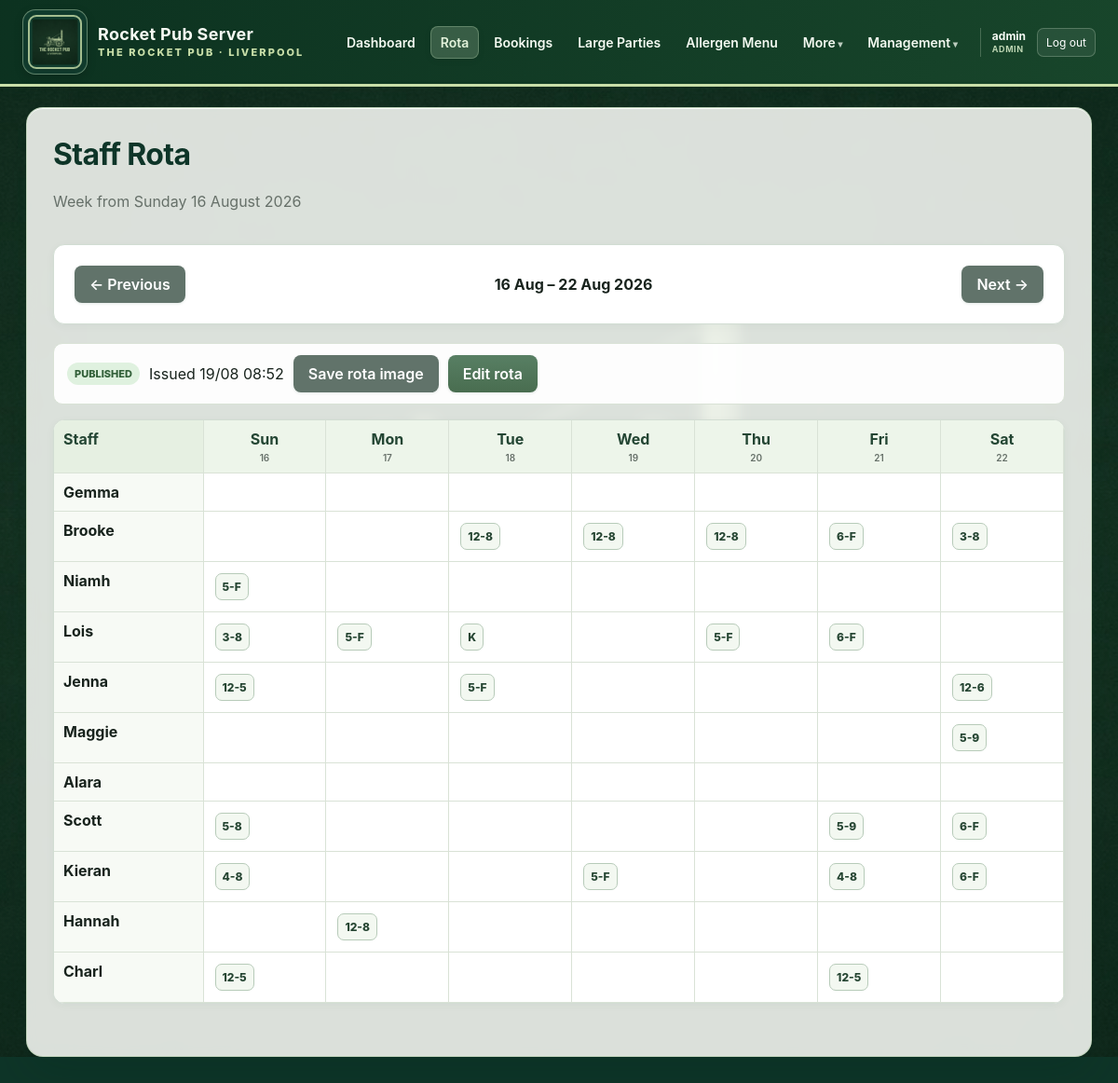
/rota (signed in), run on the app's committed database.
### app/models.py (models this page shows, shortened)
class AppUser(db.Model):
    id = db.Column(db.Integer, primary_key=True)
    username = db.Column(
        db.String(80),
        nullable=False,
        unique=True,
        index=True,
    )
    password_hash = db.Column(db.String(255), nullable=False)
    role = db.Column(
        db.String(20),
        nullable=False,
        default="staff",
        index=True,
    )
    must_change_password = db.Column(
        db.Boolean,
        nullable=False,
        default=True,
    )
    email = db.Column(db.String(255), unique=True, index=True)
    pending_email = db.Column(db.String(255))
    email_verified = db.Column(db.Boolean, nullable=False, default=False)
    email_verification_code_hash = db.Column(db.String(255))
    email_verification_expires_at = db.Column(db.DateTime)
    password_reset_code_hash = db.Column(db.String(255))
    password_reset_expires_at = db.Column(db.DateTime)
    active = db.Column(db.Boolean, nullable=False, default=True)
    created_at = db.Column(db.DateTime, default=datetime.utcnow)
    last_login_at = db.Column(db.DateTime)
    @property
    def is_manager(self):
        return self.role in {"manager", "admin"}

class RotaWeek(db.Model):
    id = db.Column(db.Integer, primary_key=True)
    week_start = db.Column(db.Date, nullable=False, unique=True, index=True)
    status = db.Column(db.String(20), nullable=False, default="draft", index=True)
    notes = db.Column(db.String(500))
    created_by_user_id = db.Column(db.Integer, db.ForeignKey("app_user.id"))
    published_by_user_id = db.Column(db.Integer, db.ForeignKey("app_user.id"))
    created_at = db.Column(db.DateTime, default=datetime.utcnow)
    updated_at = db.Column(
        db.DateTime,
        default=datetime.utcnow,
        onupdate=datetime.utcnow,
    )
    published_at = db.Column(db.DateTime)
    created_by = db.relationship("AppUser", foreign_keys=[created_by_user_id])
    published_by = db.relationship("AppUser", foreign_keys=[published_by_user_id])
    shifts = db.relationship(
        "RotaShift",
        back_populates="rota_week",
        cascade="all, delete-orphan",
    )

class StaffProfile(db.Model):
    id = db.Column(db.Integer, primary_key=True)
    user_id = db.Column(
        db.Integer,
        db.ForeignKey("app_user.id"),
        unique=True,
        index=True,
    )
    display_name = db.Column(db.String(100), nullable=False, unique=True, index=True)
    work_role = db.Column(
        db.String(30),
        nullable=False,
        default="front_of_house",
        index=True,
    )
    employment_type = db.Column(
        db.String(20),
        nullable=False,
        default="regular",
    )
    target_hours = db.Column(db.Float, nullable=False, default=0)
    max_hours = db.Column(db.Float, nullable=False, default=40)
    rota_notes = db.Column(db.String(300))
    sort_order = db.Column(db.Integer, nullable=False, default=100)
    preferred_shifts = db.Column(db.String(250))
    active = db.Column(db.Boolean, nullable=False, default=True)
    created_at = db.Column(db.DateTime, default=datetime.utcnow)
    user = db.relationship("AppUser")
    availability_rules = db.relationship(
        "StaffAvailabilityRule",
        back_populates="staff",
        cascade="all, delete-orphan",
    )
    diary_entries = db.relationship(
        "StaffDiaryEntry",
        back_populates="staff",
        cascade="all, delete-orphan",
    )
    shifts = db.relationship(
        "RotaShift",
        back_populates="staff",
        cascade="all, delete-orphan",
    )

class RotaShift(db.Model):
    id = db.Column(db.Integer, primary_key=True)
    rota_week_id = db.Column(
        db.Integer,
        db.ForeignKey("rota_week.id"),
        nullable=False,
        index=True,
    )
    staff_id = db.Column(
        db.Integer,
        db.ForeignKey("staff_profile.id"),
        nullable=False,
        index=True,
    )
    shift_date = db.Column(db.Date, nullable=False, index=True)
    start_time = db.Column(db.Time, nullable=False)
    end_time = db.Column(db.Time)
    end_is_finish = db.Column(db.Boolean, nullable=False, default=False)
    shift_role = db.Column(
        db.String(30),
        nullable=False,
        default="front_of_house",
    )
    note = db.Column(db.String(250))
    auto_suggested = db.Column(db.Boolean, nullable=False, default=False)
    created_at = db.Column(db.DateTime, default=datetime.utcnow)
    rota_week = db.relationship("RotaWeek", back_populates="shifts")
    staff = db.relationship("StaffProfile", back_populates="shifts")

### app/routes.py (the view, shortened to what this page needs)
@main.route("/rota")
def rota_home():
    selected_text = request.args.get("week")
    if selected_text:
        try:
            selected = datetime.strptime(selected_text, "%Y-%m-%d").date()
        except ValueError:
            selected = date.today()
    else:
        selected = date.today()
    week_start = sunday_for_date(selected)
    week = db.session.scalar(
        db.select(RotaWeek).where(
            RotaWeek.week_start == week_start
        )
    )
    if week and week.status == "draft" and not current_user().is_manager:
        week = None
    previous_start = week_start - timedelta(days=7)
    next_start = week_start + timedelta(days=7)
    my_profile = current_staff_profile()
    my_shifts = []
    profiles = days = shift_map = None
    if week:
        profiles, days, shift_map = rota_context(week)
    swaps = []
    return render_template(
        "rota.html",
        week=week,
        week_start=week_start,
        previous_start=previous_start,
        next_start=next_start,
        profiles=profiles or [],
        days=days or [week_start + timedelta(days=i) for i in range(7)],
        shift_map=shift_map or {},
        my_profile=my_profile,
        my_shifts=my_shifts,
        swaps=swaps,
        shift_label=shift_label,
    )

### app/routes.py (called while the page is built)
def current_user():
    return getattr(g, "current_user", None)

@main.app_context_processor
def inject_current_user():
    return {
        "current_user": current_user(),
    }

def sunday_for_date(value):
    days_since_sunday = (value.weekday() + 1) % 7
    return value - timedelta(days=days_since_sunday)

def current_staff_profile():
    user = current_user()
    if not user:
        return None
    profile = db.session.scalar(
        db.select(StaffProfile).where(
            StaffProfile.user_id == user.id
        )
    )
    if profile:
        return profile
    profile = db.session.scalar(
        db.select(StaffProfile).where(
            db.func.lower(StaffProfile.display_name)
            == user.username.lower()
        )
    )
    if profile and profile.user_id is None:
        profile.user_id = user.id
        db.session.commit()
    return profile

def time_label(value):
    if value is None:
        return ""
    hour = value.hour
    minute = value.minute
    suffix = ""
    display_hour = hour
    if hour == 0:
        display_hour = 12
    elif hour > 12:
        display_hour = hour - 12
    return (
        str(display_hour)
        if minute == 0
        else f"{display_hour}:{minute:02d}"
    )

def shift_label(shift):
    if shift.note == "__ROTA_K__":
        return "K"
    end = "F" if shift.end_is_finish else time_label(shift.end_time)
    return f"{time_label(shift.start_time)}-{end}"

def rota_context(week):
    profiles = db.session.scalars(
        db.select(StaffProfile)
        .where(StaffProfile.active.is_(True))
        .order_by(StaffProfile.sort_order, StaffProfile.display_name)
    ).all()
    days = [week.week_start + timedelta(days=i) for i in range(7)]
    shift_map = {
        (profile.id, day): []
        for profile in profiles
        for day in days
    }
    for shift in week.shifts:
        if (shift.staff_id, shift.shift_date) in shift_map:
            shift_map[(shift.staff_id, shift.shift_date)].append(shift)
    return profiles, days, shift_map

### app/templates/rota.html (shortened to what this page needs)
{% extends "base.html" %}
{% block content %}
<div class="page-heading">
    <div>
        <h1>Staff Rota</h1>
        <p>Week from Sunday {{ week_start.strftime("%d %B %Y") }}</p>
    </div>
</div>
<div class="week-switcher card">
    <a class="button secondary"
       href="{{ url_for('main.rota_home', week=previous_start.isoformat()) }}">← Previous</a>
    <strong>{{ week_start.strftime("%d %b") }} – {{ days[-1].strftime("%d %b %Y") }}</strong>
    <a class="button secondary"
       href="{{ url_for('main.rota_home', week=next_start.isoformat()) }}">Next →</a>
</div>
{% if not week %}
    <div class="card empty-rota">
        <h2>No issued rota for this week</h2>
        {% if current_user.is_manager %}
            <p>Create it as a draft, build the shifts, then issue it when ready.</p>
            <form method="post" action="{{ url_for('main.rota_create') }}">
                <input type="hidden" name="week_start" value="{{ week_start.isoformat() }}">
                <button class="button" type="submit">Create draft rota</button>
            </form>
        {% else %}
            <p>The rota has not been issued yet.</p>
        {% endif %}
    </div>
{% else %}
    <div class="rota-status-strip">
        <span class="rota-status rota-status-{{ week.status }}">{{ week.status|title }}</span>
        {% if week.published_at %}
            <span>Issued {{ week.published_at.strftime("%d/%m %H:%M") }}</span>
        {% endif %}
        <a class="button secondary"
           href="{{ url_for('main.rota_image', rota_id=week.id) }}">
            Save rota image
        </a>
        {% if current_user.is_manager %}
            <a class="button" href="{{ url_for('main.rota_edit', rota_id=week.id) }}">
                Edit rota
            </a>
        {% endif %}
    </div>
    <div class="card rota-table-card">
        <div class="rota-scroll">
            <table class="rota-table">
                <thead>
                    <tr>
                        <th>Staff</th>
                        {% for day in days %}
                            <th>
                                {{ day.strftime("%a") }}
                                <small>{{ day.strftime("%d") }}</small>
                            </th>
                        {% endfor %}
                    </tr>
                </thead>
                <tbody>
                    {% for profile in profiles %}
                    <tr>
                        <th>
                            {{ profile.display_name }}
                        </th>
                        {% for day in days %}
                        <td>
                            {% for shift in shift_map.get((profile.id, day), []) %}
                                <span class="rota-shift-chip
                                    {% if shift.auto_suggested %}suggested{% endif %}">
                                    {{ shift_label(shift) }}
                                </span>
                            {% endfor %}
                        </td>
                        {% endfor %}
                    </tr>
                    {% endfor %}
                </tbody>
            </table>
        </div>
    </div>
{% endif %}
{% endblock %}

### app/templates/base.html (shortened to what this page needs)
<!doctype html>
<html lang="en">
<head>
    <link rel="stylesheet"
          href="{{ url_for('static', filename='css/style.css') }}">
</head>
<body>
<header class="topbar">
    <a class="brand"
       href="{{ url_for('main.dashboard') }}"
       aria-label="Rocket Pub Server dashboard">
        <span class="brand-logo-frame">
            <img src="{{ url_for('static', filename='images/rocket-pub-header-logo.png') }}"
                 alt="The Rocket Pub Liverpool logo">
        </span>
        <span class="brand-copy">
            <strong>Rocket Pub Server</strong>
            <small>The Rocket Pub · Liverpool</small>
        </span>
    </a>
    {% if current_user %}
    <nav class="main-nav">
        <a class="{% if request.endpoint == 'main.dashboard' %}active{% endif %}"
           href="{{ url_for('main.dashboard') }}">Dashboard</a>
        <a class="{% if request.endpoint and request.endpoint.startswith('main.rota') %}active{% endif %}"
           href="{{ url_for('main.rota_home') }}">Rota</a>
        <a class="{% if request.endpoint in ['main.bookings', 'main.new_booking', 'main.edit_booking'] %}active{% endif %}"
           href="{{ url_for('main.bookings') }}">Bookings</a>
        <a class="{% if request.endpoint in ['main.large_parties', 'main.new_large_party', 'main.edit_large_party'] %}active{% endif %}"
           href="{{ url_for('main.large_parties') }}">Large Parties</a>
        <a class="{% if request.endpoint in ['main.allergen_menu', 'main.allergen_new', 'main.allergen_edit'] %}active{% endif %}"
           href="{{ url_for('main.allergen_menu') }}">Allergen Menu</a>
        <details class="nav-menu" data-exclusive-nav>
            <summary>More</summary>
        </details>
        {% if current_user.is_manager %}
            <details class="nav-menu management-menu" data-exclusive-nav>
                <summary>Management</summary>
            </details>
        {% endif %}
        <div class="account-menu">
            <span>
                {{ current_user.username }}
                <small>{{ current_user.role|title }}</small>
            </span>
<form method="post" action="{{ url_for('main.logout') }}">
                <button type="submit" class="topbar-logout">Log out</button>
            </form>
        </div>
    </nav>
    {% endif %}
</header>
<main class="container">
    {% block content %}{% endblock %}
</main>
</body>
</html>

### data on the page
AppUser: username "admin", role "ADMIN"
RotaWeek: status "PUBLISHED", published_at "19/08 08:52"
StaffProfile: display_name "Gemma"
StaffProfile: display_name "Brooke"
RotaShift: note+end_is_finish+end_time "12-8"
RotaShift: note+end_is_finish+end_time "12-8"
RotaShift: note+end_is_finish+end_time "12-8"
RotaShift: note+end_is_finish+start_time "6-F"
RotaShift: note+end_is_finish+end_time "3-8"
StaffProfile: display_name "Niamh"
RotaShift: note+end_is_finish+start_time "5-F"
StaffProfile: display_name "Lois"
RotaShift: note+end_is_finish+end_time "3-8"
RotaShift: note+end_is_finish+start_time "5-F"
RotaShift: note "K"
RotaShift: note+end_is_finish+start_time "5-F"
RotaShift: note+end_is_finish+start_time "6-F"
StaffProfile: display_name "Jenna"
RotaShift: note+end_is_finish+end_time "12-5"
RotaShift: note+end_is_finish+start_time "5-F"
RotaShift: note+end_is_finish+end_time "12-6"
StaffProfile: display_name "Maggie"
RotaShift: note+end_is_finish+end_time "5-9"
StaffProfile: display_name "Alara"
StaffProfile: display_name "Scott"
RotaShift: note+end_is_finish+end_time "5-8"
RotaShift: note+end_is_finish+end_time "5-9"
RotaShift: note+end_is_finish+start_time "6-F"
StaffProfile: display_name "Kieran"
RotaShift: note+end_is_finish+end_time "4-8"
RotaShift: note+end_is_finish+start_time "5-F"
RotaShift: note+end_is_finish+end_time "4-8"
RotaShift: note+end_is_finish+start_time "6-F"
StaffProfile: display_name "Hannah"
RotaShift: note+end_is_finish+end_time "12-8"
StaffProfile: display_name "Charl"
RotaShift: note+end_is_finish+end_time "12-5"
RotaShift: note+end_is_finish+end_time "12-5"

### other printed values
{{ week_start.strftime("%d %B %Y") }} "16 August 2026"
{{ week_start.strftime("%d %b") }} "16 Aug"
{{ days[-1].strftime("%d %b %Y") }} "22 Aug 2026"
{{ day.strftime("%a") }} "Sun" "Mon" "Tue" "Wed" "Thu" "Fri" "Sat"
{{ day.strftime("%d") }} "16" "17" "18" "19" "20" "21" "22"
